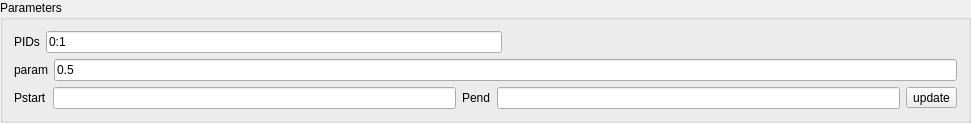
<?xml version="1.0" encoding="UTF-8"?>
<ui version="4.0">
 <class>EdgeSplitWidget</class>
 <widget class="QWidget" name="EdgeSplitWidget">
  <property name="geometry">
   <rect>
    <x>0</x>
    <y>0</y>
    <width>971</width>
    <height>112</height>
   </rect>
  </property>
  <property name="windowTitle">
   <string>EdgeSplitWidget</string>
  </property>
  <layout class="QVBoxLayout" name="verticalLayout">
   <property name="spacing">
    <number>0</number>
   </property>
   <property name="leftMargin">
    <number>0</number>
   </property>
   <property name="topMargin">
    <number>0</number>
   </property>
   <property name="rightMargin">
    <number>0</number>
   </property>
   <property name="bottomMargin">
    <number>0</number>
   </property>
   <item>
    <widget class="QGroupBox" name="groupBox">
     <property name="title">
      <string>Parameters</string>
     </property>
     <layout class="QVBoxLayout" name="verticalLayout_2">
      <item>
       <layout class="QHBoxLayout" name="horizontalLayout">
        <item>
         <widget class="QLabel" name="label_2">
          <property name="text">
           <string>PIDs</string>
          </property>
         </widget>
        </item>
        <item>
         <widget class="QLineEdit" name="lineEdit_PIDs">
          <property name="text">
           <string>0:1</string>
          </property>
         </widget>
        </item>
        <item>
         <spacer name="horizontalSpacer">
          <property name="orientation">
           <enum>Qt::Horizontal</enum>
          </property>
          <property name="sizeHint" stdset="0">
           <size>
            <width>37</width>
            <height>17</height>
           </size>
          </property>
         </spacer>
        </item>
       </layout>
      </item>
      <item>
       <layout class="QHBoxLayout" name="horizontalLayout_3">
        <item>
         <widget class="QLabel" name="label_14">
          <property name="text">
           <string>param</string>
          </property>
         </widget>
        </item>
        <item>
         <widget class="QLineEdit" name="lineEdit_param">
          <property name="text">
           <string>0.5</string>
          </property>
         </widget>
        </item>
       </layout>
      </item>
      <item>
       <layout class="QGridLayout" name="gridLayout_2">
        <item row="0" column="0">
         <layout class="QHBoxLayout" name="horizontalLayout_2">
          <item>
           <widget class="QLabel" name="label_3">
            <property name="text">
             <string>Pstart</string>
            </property>
           </widget>
          </item>
          <item>
           <widget class="QLineEdit" name="lineEdit_pstart">
            <property name="text">
             <string/>
            </property>
           </widget>
          </item>
          <item>
           <widget class="QLabel" name="label_4">
            <property name="text">
             <string>Pend</string>
            </property>
           </widget>
          </item>
          <item>
           <widget class="QLineEdit" name="lineEdit_pend">
            <property name="text">
             <string/>
            </property>
           </widget>
          </item>
          <item>
           <widget class="QToolButton" name="toolButton_update">
            <property name="text">
             <string>update</string>
            </property>
           </widget>
          </item>
         </layout>
        </item>
       </layout>
      </item>
     </layout>
    </widget>
   </item>
  </layout>
 </widget>
 <layoutdefault spacing="6" margin="11"/>
 <resources/>
 <connections/>
</ui>
